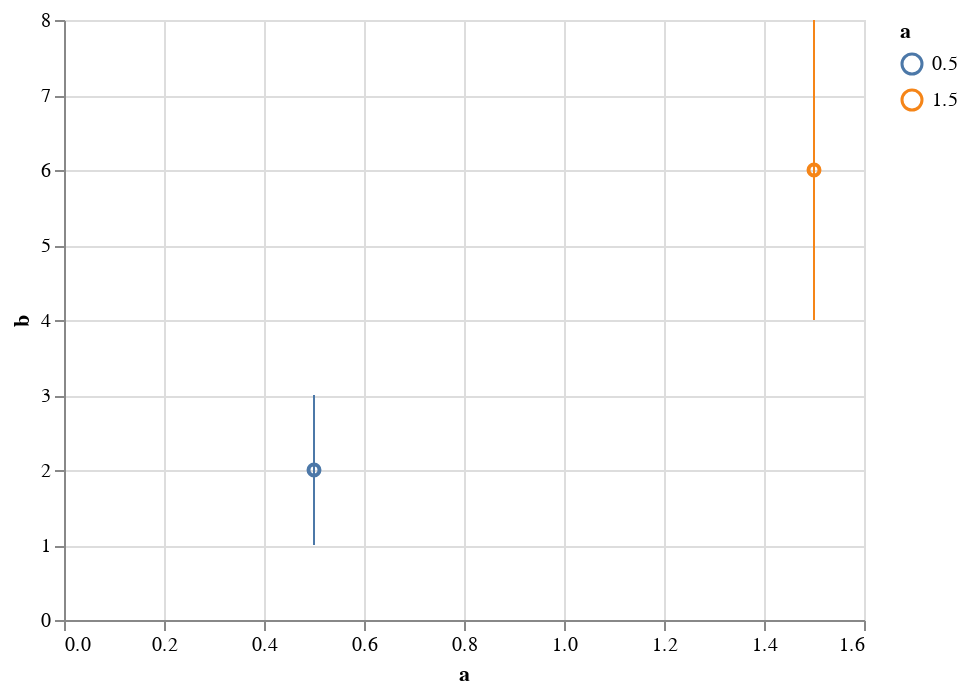

The cell this chart's notebook holds for it:
### Code cell
d = pd.DataFrame({'a':[0.5,0.5,0.5,1.5,1.5,1.5], 'b':[1,2,3, 4,6,8]})

eb = alt.Chart(d).mark_errorbar(extent='ci').encode(
    x=alt.X('a:Q'),
    y=alt.Y('b:Q'),
    color=alt.Color('a:N')
)
pts = alt.Chart(d).mark_point().encode(
    x=alt.X('a:Q'),
    y=alt.Y('b:Q', aggregate='mean'),
    color=alt.Color('a:N')
)
eb+pts

### Figure 1 — Vega-Lite specification as saved in the notebook (floating-point values rounded to 4 significant figures)
{"config": {"view": {"continuousWidth": 400, "continuousHeight": 300}}, "layer": [{"mark": {"type": "errorbar", "extent": "ci"}, "encoding": {"color": {"type": "nominal", "field": "a"}, "x": {"type": "quantitative", "field": "a"}, "y": {"type": "quantitative", "field": "b"}}}, {"mark": "point", "encoding": {"color": {"type": "nominal", "field": "a"}, "x": {"type": "quantitative", "field": "a"}, "y": {"type": "quantitative", "aggregate": "mean", "field": "b"}}}], "data": {"name": "data-c1841da6a033a5e41a210b0d260f03fe"}, "$schema": "https://vega.github.io/schema/vega-lite/v4.8.1.json", "datasets": {"data-c1841da6a033a5e41a210b0d260f03fe": [{"a": 0.5, "b": 1}, {"a": 0.5, "b": 2}, {"a": 0.5, "b": 3}, {"a": 1.5, "b": 4}, {"a": 1.5, "b": 6}, {"a": 1.5, "b": 8}]}}
